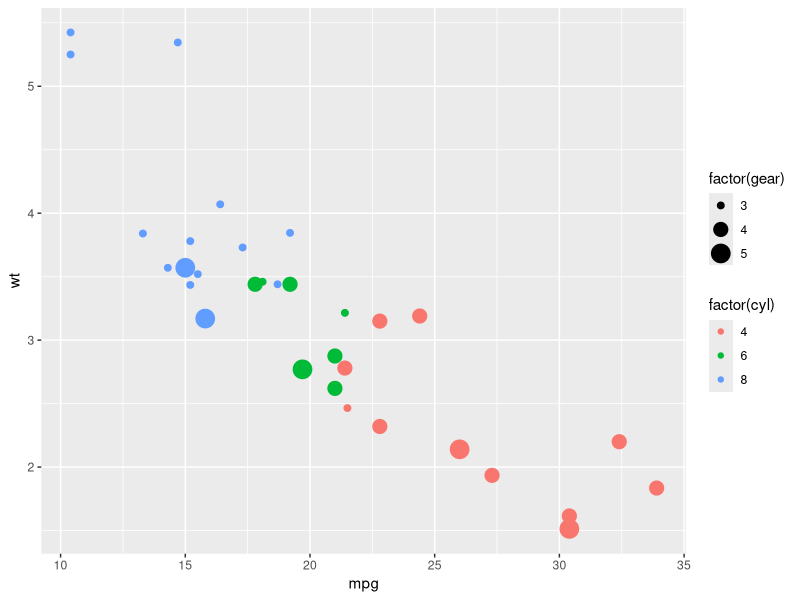

Write R code to recreate this figure.
library(ggplot2)

ggplot(data=mtcars) +
       aes(x = mpg, y = wt, color=factor(cyl), size=factor(gear)) +
       geom_point()
